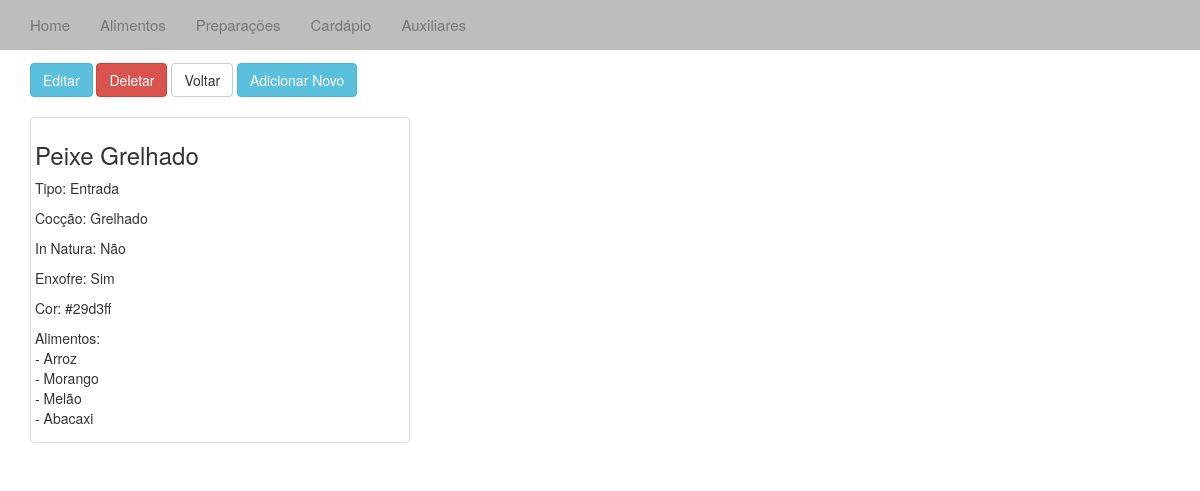
Page /verprepara/12/ on the earlier database version.
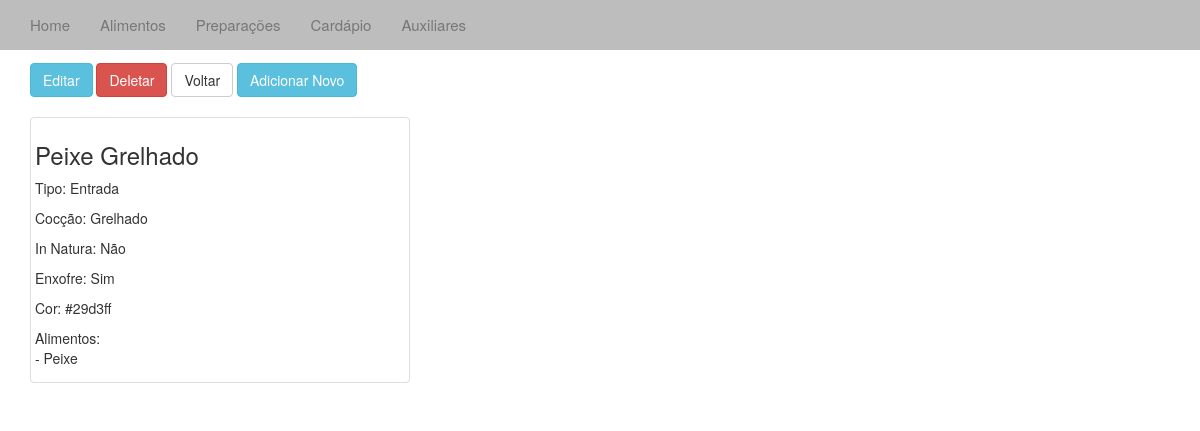
Same page on the later database version.
### cardapio/models.py (models this page shows)
class Alimentos(models.Model):
	desc = models.CharField(max_length=20)
	cat_alimento = models.ForeignKey(Aux)
	cor = models.CharField(max_length=10)
	def __unicode__(self):
		return self.desc

### cardapio/views.py (the view)
# urls.py: url(r'verprepara/(?P<id_prepara>\d+)/$', 'cardapio.views.verprepara', name='verprepara'),
def verprepara(request, id_prepara):
	p = get_object_or_404(Prepara, pk=id_prepara)
	al_list = Alimentos.objects.all()
	lista = Prep_Alimentos.objects.all()
	prep_al_list = []
	contem_list = []
	for o in lista:
		if o.desc == p.desc:
			prep_al_list.append(o)
	for x in prep_al_list:
		contem_list.append(x.alimento)
	context = {'p':p,'lista':contem_list}
	return render(request,"verprepara.html", context)

### templates/verprepara.html (shortened to what this page needs)
{% extends "base.html" %}
{% block body%}
<div class="container-fluid">
	<div class="container">
			<h2>Alimento</h2>
			<a href="/editprepara/{{ p.id }}"><button type="button" class="btn btn-info">Editar</button></a>
			<a href="/deleteprepara/{{ p.id }}"><button type="button" class="btn btn-danger">Deletar</button></a>
			<a href="/prepara/"><button type="button" class="btn btn-default">Voltar</button></a>
			<a href="/addprepara/"><button type="button" class="btn btn-info">Adicionar Novo</button></a>
			<br /><br />
			<div class="thumbnail col-sm-4">
				<h3>{{ p.desc }}</h3>
				<p>Tipo: {{ p.tipoPrep }}</p>
				<p>Cocção: {{ p.coccao }}</p>
				<p>In Natura:
				{% if p.inNatura == 1 %}
				Sim
				{% else %}
				Não
				{% endif %}</p>
				<p>Enxofre:
				{% if p.enxofre == 1 %}
				Sim
				{% else %}
				Não
				{% endif %}</p>
				<p>Cor: {{ p.cor }}</p>
				{% if lista %}
				<p>Alimentos:
					{% for i in lista %}
						<br /> - {{ i }}
					{% endfor %}
				{% endif %}
				</p>
			</div>
</div>
{% endblock %}

Differences in the rows shown:
no longer on this page (row unchanged): Alimentos: desc "Arroz"
no longer on this page (row unchanged): Alimentos: desc "Morango"
no longer on this page (row unchanged): Alimentos: desc "Melão"
no longer on this page (row unchanged): Alimentos: desc "Abacaxi"
added Alimentos: desc "Peixe"
